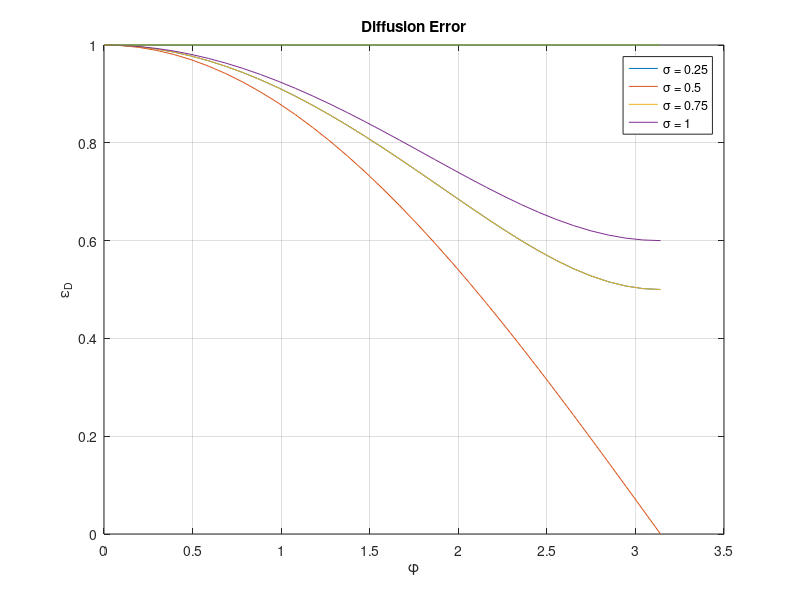
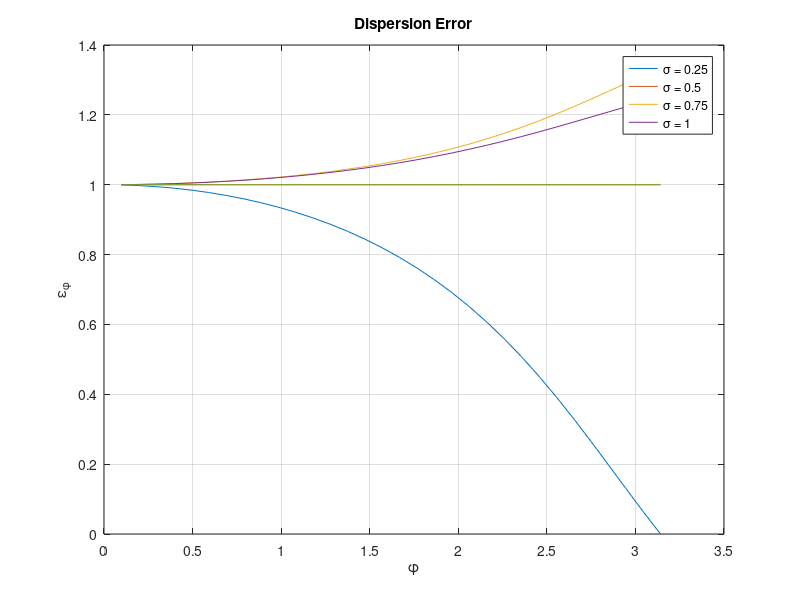

Write the MATLAB code that produced these figures, in order.
% Rebecca Shannon
% Diffusion and Dispersion Analysis
% Linear Convection
% 2/6/24

%% Define Range

phi = [0:pi/32:pi];
S = [0.25 0.5 0.75 0.8 1];

%% Error Calcs 
% every row is a new sigma


for i = 1:length(S)
    reG(i,:) = 1 - S(i) + S(i).*cos(phi);
    imG(i,:) = -S(i)*sin(phi);
    
    magG(i,:) = sqrt(reG(i,:).^2 + imG(i,:).^2);
    
    epsD(i,:) = magG(i,:) / 1;
    epsPhi(i,:) = atan2(-imG(i,:),reG(i,:)) ./ (S(i)*phi);
end

%% Plotting

figure
plot(phi,epsD)
grid on
ylabel('\epsilon_D')
xlabel('\phi')
title('Diffusion Error')
legend('\sigma = 0.25','\sigma = 0.5','\sigma = 0.75','\sigma = 1')

figure
plot(phi,epsPhi)
grid on
ylabel('\epsilon_{\phi}')
xlabel('\phi')
title('Dispersion Error')
legend('\sigma = 0.25','\sigma = 0.5','\sigma = 0.75','\sigma = 1')
